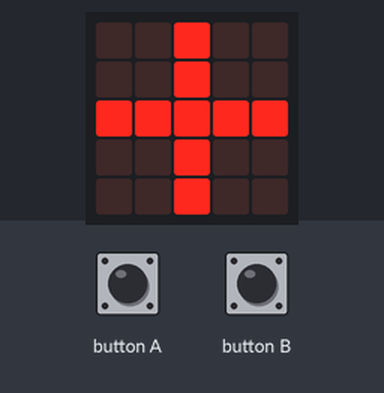
The program below on a simulated BBC micro:bit (MakeCode). On the bench: the board's 5×5 LED display. The inputs (shaded band) are chosen by the test bench. A reset restarts the program; random numbers come from a fixed seed.

Above: at 1.8 s.
At 3.2 s:
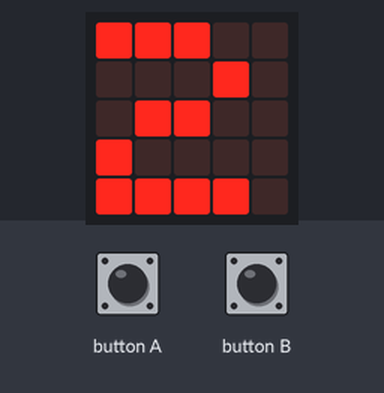
5.2 s: button B pressed for 0.15 s
At 5.8 s:
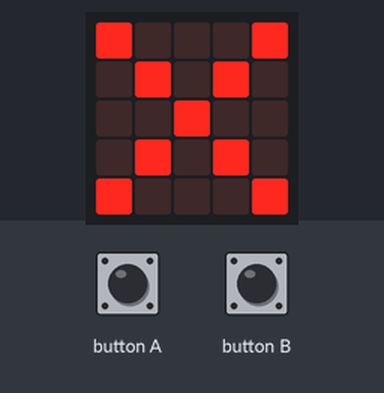
8.3 s: button B pressed for 0.15 s
At 12.3 s:
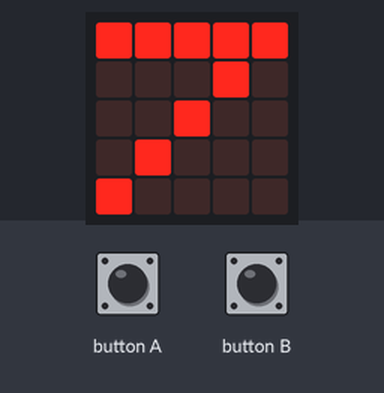
Timing chart, 0 to 13.8 s (numbered marks = the images above; inputs shaded):
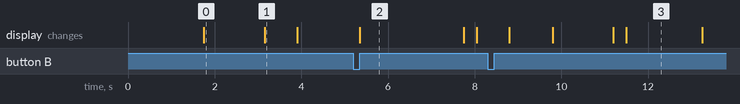

Measured:
- after the input at 5.2 s, the display: changes after 0.15 s (image 2)
- what the display in image 0 shows lasts 1.4 s, from 1.8 s to 3.2 s
- what the display in image 1 shows lasts 0.7 s, from 3.2 s to 3.9 s
- what the display in image 2 shows lasts 2.4 s, from 5.4 s to 7.8 s

The program:

main.ts
```typescript
input.onButtonPressed(Button.A, function () {
    kovetkezo += 1
    basic.showNumber(kovetkezo)
})
input.onButtonPressed(Button.B, function () {
    if (kovetkezo == _2 + _1) {
        basic.showLeds(`
            . . . . .
            . . . . #
            . . . # .
            # . # . .
            . # . . .
            `)
        basic.pause(2000)
        control.reset()
    } else {
        basic.showLeds(`
            # . . . #
            . # . # .
            . . # . .
            . # . # .
            # . . . #
            `)
        basic.pause(2000)
        control.reset()
    }
})
let kovetkezo = 0
let _1 = 0
let _2 = 0
_2 = randint(0, 10)
_1 = randint(0, 10)
basic.showNumber(_1)
basic.pause(1000)
basic.showLeds(`
    . . # . .
    . . # . .
    # # # # #
    . . # . .
    . . # . .
    `)
basic.pause(1000)
basic.showNumber(_2)
basic.clearScreen()
basic.forever(function () {
    if (kovetkezo == 21) {
        kovetkezo = 0
    }
})
```

test.ts
```typescript
// ide kerülnek a tesztek; a rendszer ezt nem kompilálja, ha a csomagot bővítményként használják.
```
